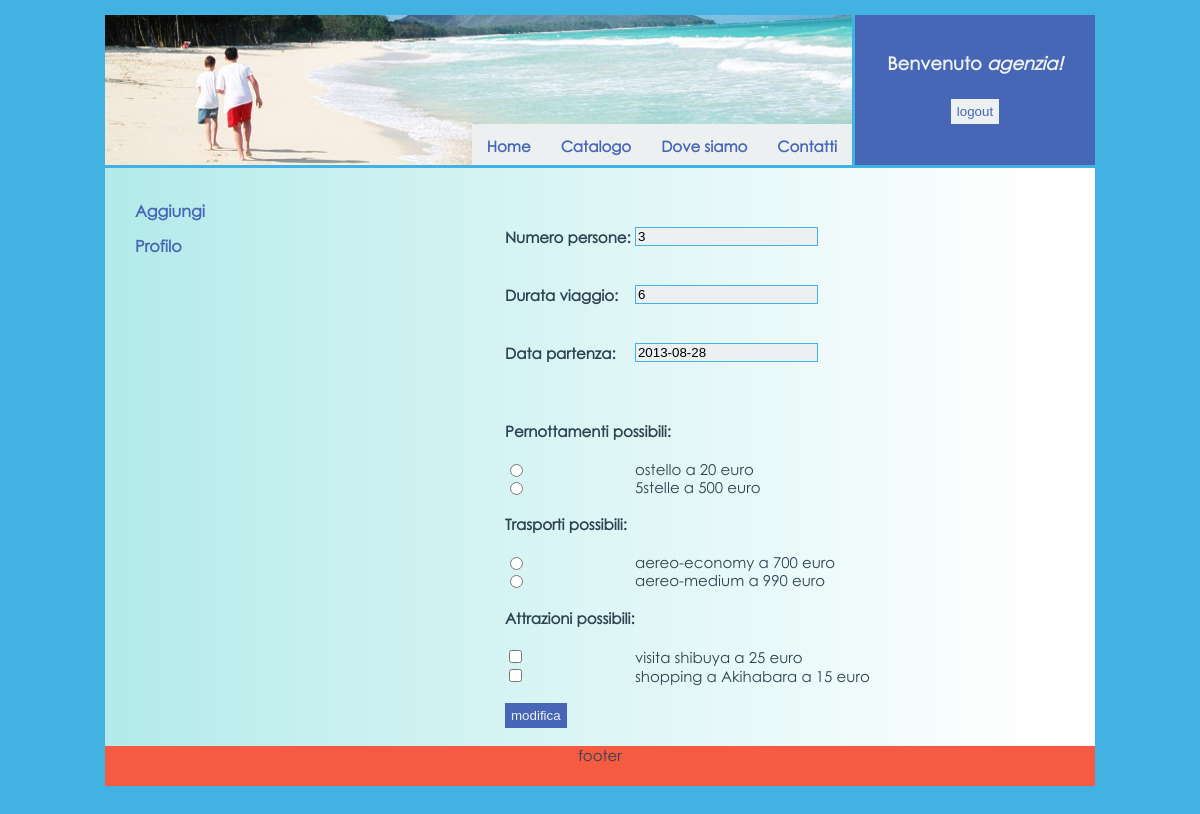
Page /modifica.php?id_pacchetto=3 (signed in) on the committed database.
### tables this page shows
CREATE TABLE IF NOT EXISTS `pacchetto` (
  `id` int(11) NOT NULL AUTO_INCREMENT,
  `persone` int(5) NOT NULL,
  `durata` int(5) NOT NULL,
  `data_partenza` date NOT NULL,
  `id_utente` varchar(50) NOT NULL,
  `id_pernottamento` int(11) NOT NULL,
  `id_trasporto` int(11) NOT NULL,
  `id_destinazione` int(11) NOT NULL,
  `prenotato` tinyint(1) NOT NULL DEFAULT '0',
  `sconto` int(3) NOT NULL DEFAULT '0',
  PRIMARY KEY (`id`),
  KEY `id_utente` (`id_utente`),
  KEY `id_pernottamento` (`id_pernottamento`),
  KEY `id_trasporto` (`id_trasporto`),
  KEY `id_destinazione` (`id_destinazione`)
);

CREATE TABLE IF NOT EXISTS `pernottamento` (
  `id` int(11) NOT NULL AUTO_INCREMENT,
  `prezzo` float NOT NULL,
  `tipo` varchar(50) NOT NULL,
  `id_destinazione` int(11) NOT NULL,
  PRIMARY KEY (`id`),
  KEY `id_destinazione` (`id_destinazione`)
);

CREATE TABLE IF NOT EXISTS `trasporto` (
  `id` int(11) NOT NULL AUTO_INCREMENT,
  `prezzo` float NOT NULL,
  `tipo` varchar(50) NOT NULL,
  `id_destinazione` int(11) NOT NULL,
  PRIMARY KEY (`id`),
  KEY `id_destinazione` (`id_destinazione`)
);

CREATE TABLE IF NOT EXISTS `attrazioni` (
  `id` int(11) NOT NULL AUTO_INCREMENT,
  `prezzo` float NOT NULL,
  `tipo` varchar(50) NOT NULL,
  `id_destinazione` int(11) NOT NULL,
  PRIMARY KEY (`id`),
  KEY `id_destinazione` (`id_destinazione`)
);

### database.php (called while the page is built, shortened)
<?php
    class database{
        public static function qSelect($conn, $sql){
            $risposta = mysql_query($sql)
                or die("Errore nell'esecuzione della query di selezione: " . mysql_error());
            return $risposta;
        }
    }
?>

### modifica.php (the view, shortened to what this page needs)
<!DOCTYPE HTML PUBLIC "-//W3C//DTD HTML 4.01 Transitional//EN" "http://www.w3.org/TR/html4/loose.dtd">
<html>
  <head>
    <link rel="stylesheet" type="text/css" href="./style/style.css">
    <link rel="stylesheet" href="http://code.jquery.com/ui/1.10.3/themes/smoothness/jquery-ui.css" />
  </head>
  <body>
    <div id="container">
    <div id="header_container">
	<div id="logo">
	  <?php
	    include 'menu.php';
	  ?>
	</div>
	<div id="login">
		<?php
			include 'login_form.php';
		?>
	</div>
	</div>
      <div id="content_container">
	<div id="content">
		<?php
			include 'database.php';
			$conn=database::dbConnect();
			if(isset($_GET['id_pacchetto']))
				$id_pacchetto=$_GET['id_pacchetto'];
			$query="SELECT * FROM pacchetto WHERE id='".$id_pacchetto."'";
			$result=database::qSelect($conn,$query);
			$pacchetto=mysql_fetch_array($result);
			$id_destinazione=$pacchetto['id_destinazione'];
			$query="SELECT * FROM pernottamento WHERE id_destinazione='".$id_destinazione."'";
			$pernottamenti=database::qSelect($conn,$query);
			$query="SELECT * FROM trasporto WHERE id_destinazione='".$id_destinazione."'";
			$trasporti=database::qSelect($conn,$query);
			$query="SELECT * FROM attrazioni WHERE id_destinazione='".$id_destinazione."'";
			$attrazioni=database::qSelect($conn,$query);
			$html="
				<form method='post' action='modifica.php'>
					<table cellpadding=0 cellspacing=0>
						<tr style='height:20px'><td><h4>Numero persone:&nbsp;</h4></td><td><input type='text' class='input' name='persone' value='".$pacchetto['persone']."'></td></tr>
						<tr style='height:20px'><td><h4>Durata viaggio:</h4></td><td><input type='text' class='input' name='durata' value='".$pacchetto['durata']."'></td></tr>
						<tr style='height:20px'><td><h4>Data partenza:</h4></td><td><input type='text' class='input' id='datepicker' name='data' value='".$pacchetto['data_partenza']."'></td></tr>";
			$html=$html."<tr style='height:20px'><tr><td colspan='2'><h4>Pernottamenti possibili:</h4></td></tr></tr>";
			while($pernottamento=mysql_fetch_array($pernottamenti))
			{
				$radio="<tr><td><input type='radio' name='pernottamento' value='".$pernottamento['id']."'";
				$radio=$radio."></td><td>".$pernottamento['tipo']." a ".$pernottamento['prezzo']." euro</td></tr>";
				$html=$html.$radio;
			}
			$html=$html."<tr style='height:20px'><td colspan='2'><h4>Trasporti possibili:</h4></td></tr>";
			while($trasporto=mysql_fetch_array($trasporti))
			{
				$radio="<tr><td><input type='radio' name='trasporto' value='".$trasporto['id']."'";
				$radio=$radio."></td><td>".$trasporto['tipo']." a ".$trasporto['prezzo']." euro</td></tr>";
				$html=$html.$radio;
			}
			$html=$html."<tr style='height:20px'><td colspan='2'><h4>Attrazioni possibili:</h4></td></tr>";
			while($attrazione=mysql_fetch_array($attrazioni))
			{
				$checkbox="<tr><td><input type='checkbox' name='attrazioni[]' value='".$attrazione['id']."'";
				$checkbox=$checkbox."></td><td>".$attrazione['tipo']." a ".$attrazione['prezzo']." euro</td></tr>";
				$html=$html.$checkbox;
			}
			$html=$html."</table><br><input type='hidden' name='id_pacchetto' value='".$id_pacchetto."'>
								<input type='hidden' name='id_destinazione' value='".$id_destinazione."'>
							<input class='btn_commenta' type='submit' value='modifica'> </form><br>";
			echo $html;
		?>
	</div>
	<div id="navigation">
    			<br>
				<div class="btn_navigation"><a href="aggiungipacchetto.php">Aggiungi</a></div>
				<div class="btn_navigation"><a href="gestioneprofilo.php">Profilo</a></div>
  	</div>
      </div>
      <div id="footer">
		<div>footer</div>
      </div>
    </div>
  </body>
</html>

### style/style.css (style rules this page uses)
html,body { font-family: "Century Gothic", verdana, sans-serif; font-size: 15px; color: #2E4350; height: 100%; margin: 0; padding: 0; }
body { font-family: "Century Gothic", verdana, sans-serif; font-size: 15px; background-color: #42B2E3; text-align:center; }
#container { width: 990px; margin: 0 auto; margin-top: 15px; text-align: left; }
#header_container { width: 990px; line-height: 1; margin: 0 auto; background: #ECF0F1; height: 150px; text-align: center; }
#logo { float:left; width:750px; height:150px; background: url("images/header.png"); border-bottom:3px solid #42B2E3; }
#login { font-size: 12px; color: #ECF0F1; float:right; width:240px; height:150px; background-color: #4766B5; }
#content_container { overflow:hidden; width: 990px; margin: 0 auto; min-height:420px; }
#content { float: right; width: 750px; background: url("images/cont_background.png") repeat-y; padding-bottom: 10000px; margin-bottom: -10000px; }
#content form { padding-left:160px; padding-top:40px; }
#navigation { float: left; width:240px; background: url("images/nav_background.png") repeat-y; padding-bottom: 10000px; margin-bottom: -10000px; }
#navigation a { text-decoration:none; color: #4766B5; font-size:16px; font-weight:bold; }
.btn_navigation { padding-left:30px; padding-top:15px; }
#footer { background-color: #F55A42; width: 990px; margin: 0 auto; text-align: center; height: 40px; clear:both; }
.btn_commenta { padding-top: 2px; padding-bottom: 2px; padding-left: 3px; padding-right: 3px; background-color: #4766B5; border: 3px solid transparent; color: #ECF0F1; cursor: pointer; }
.input { text-align: left; border:1px solid #42B2E3; padding-left: 2px; background-color: #ECF0F1; }

### rows in the picture
pacchetto: persone "3", durata "6", data "2013-08-28"
pernottamento: tipo "ostello", prezzo "20"
pernottamento: tipo "5stelle", prezzo "500"
trasporto: tipo "aereo-economy", prezzo "700"
trasporto: tipo "aereo-medium", prezzo "990"
attrazioni: tipo "visita shibuya", prezzo "25"
attrazioni: tipo "shopping a Akihabara", prezzo "15"
